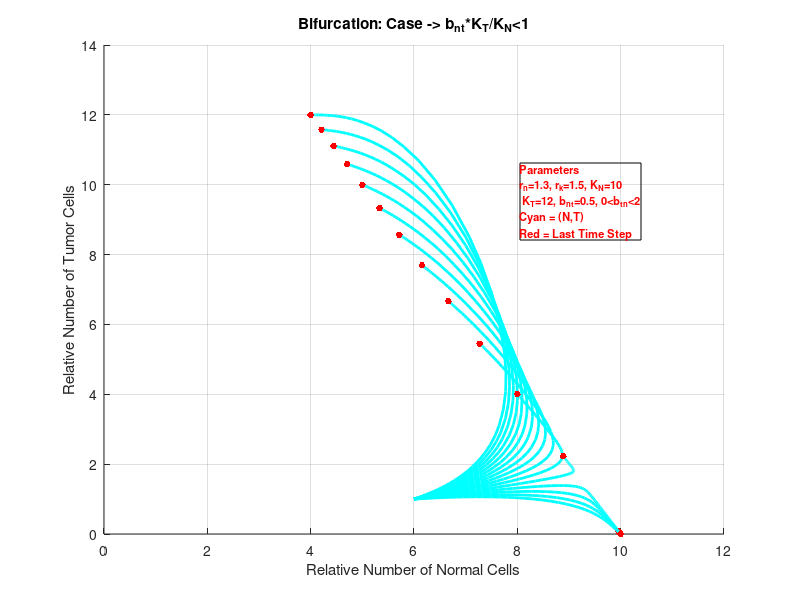

MATLAB code for this plot:
%Plots the phase portrait and the vector field of the Lotka Volterra portion
%of the Tumor PDE
%manually change the parameters for graphing

clf;

%Defines the parameters. Same as the coexistence parameters used in the
%presentation
rn = 1.3;
rt = 1.5;
bnt = 0.5;
btn = 1.1;
kn = 10;
kt = 12;
dN = 0.001;
dT = 0.0015;

%Plots the bifurcation for btn if not commented out
    for btn = 0:0.1:1.5
        
        %Solves the Lotka Volterra coupled ODE. Also finds the value for
        %the last time step
        couplode = @(x,y) [rn*y(1)*(1-y(1)/kn-bnt/kn*y(2));rt*y(2)*(1-y(2)/kt-btn/kt*y(1))];
        [x,y] = ode45(couplode, [0 200], [6;1]);
        dim = size([x,y]);
        dimt = dim (1,1);

        %Plots (ncells,tcells) in cyan. Plots the value associate with the
        %last timestep as a red dot
        hold on
        figure(1);
        plot(y(:,1), y(:,2),'c','linewidth',2);
        plot(y(dimt,1), y(dimt,2),'-r.','markersize',15);
    
     end

title('Bifurcation: Case -> b_{nt}*K_T/K_N<1');
xlabel('Relative Number of Normal Cells');
ylabel('Relative Number of Tumor Cells');
grid;
%axis tight;

%Defining the domain and range of the vector field
xminm = 0;
xmaxm = 11;
intm = 1;
yminm = 0;
ymaxm = 13;
[x,y] = meshgrid(xminm:intm:xmaxm,yminm:intm:ymaxm);

%The differential equations for the vector field. Regular lotka volterra
u = rn*x.*(1-x/kn-bnt*y/kn);
v = rt*y.*(1-y/kt-btn*x/kt);

%plots the vector field if not commented out

%{
%Vector field
q = quiver(x,y,u,v);
q.Color = 'g';
q.LineWidth= 0.7;
q.AutoScaleFactor = 5.5;
q.MaxHeadSize = 1;
%}

%Textbox comment
%Changed by hand each time
dim = [0.65 0.6 0.3 0.3];
str = {'Parameters','r_n=1.3, r_k=1.5, K_N=10',' K_T=12, b_{nt}=0.5, 0<b_{tn}<2','Cyan = (N,T)','Red = Last Time Step'};
annotation('textbox',dim,'String',str,'FitBoxToText','on','color','r','fontweight','bold','fontsize',8);
xlim ([0,12]);
hold off

btnknkt = btn*kn/kt; %If this is greater than 1
bntktkn = bnt*kt/kn; %and this is less than 1
%then the steady state (Kn,0), Tumor free is achieved
%Reversing both inequalities is associated with tumor only steady state,
%N=0, T=Kt

bntktkn = bnt*kt/kn; %If less than 1
btnknkt = btn*kn/kt; %and this less than one
%Then steady state at points
NPositiveSteadyNum = (kn-bnt*kt)/(1-bnt*btn); 
TPositiveSteadyNum = (kt-btn*kn)/(1-bnt*btn);

fprintf('dn is %f\nrn is %f\nkn is %f\nbnt is %f\n\ndt is %f\nrt is %f\nkt is %f\nbtn is %f',dN,rn,kn,bnt,dT,rt,kt,btn);
fprintf('\n\nbtn*kn/kt>1 is %f\nbnt*kt/kn<1 is %f\nThe associated steady state is tumor free (%f,%f)',btnknkt,bntktkn,kn,0);
fprintf('\n\nbtn*kn/kt<1 is %f\nbnt*kt/kn>1 is %f\nThe associated steady state is tumor destroys all cells (%f,%f)',btnknkt,bntktkn,kt,0);
fprintf('\n\nbnt*kt/kn<1 is %f\nbtn*kn/kt<1 is %f\nThe associated steady state is coexistence of normal and tumor cells respectively (%f,%f)',bntktkn,btnknkt,NPositiveSteadyNum,TPositiveSteadyNum);
